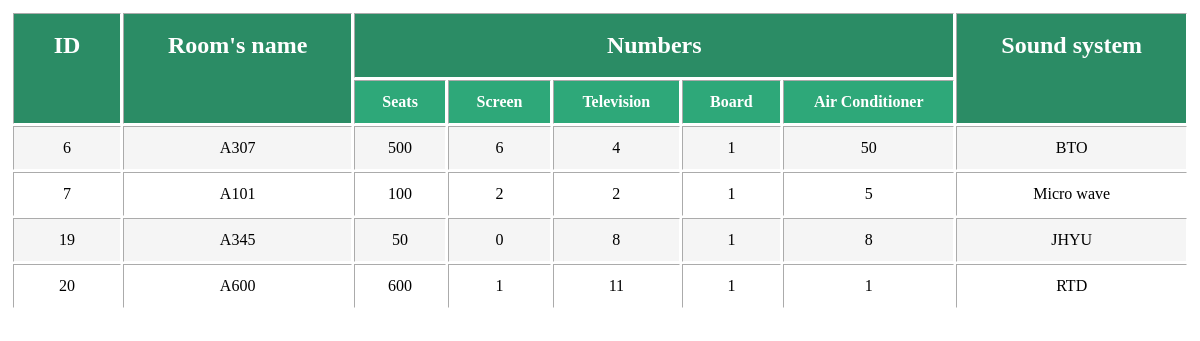
/PhpProject2/page/member/content/_list_room.php, run on the app's committed database.
### tables this page shows
CREATE TABLE `list_room` (
  `ID` int(11) NOT NULL,
  `nameRoom` varchar(30) DEFAULT NULL,
  `numOfSeats` int(11) DEFAULT NULL,
  `numOfScreen` int(11) DEFAULT NULL,
  `numOfTV` int(11) DEFAULT NULL,
  `numOfBoard` int(11) DEFAULT NULL,
  `airConditioner` char(10) DEFAULT NULL,
  `soundSystem` char(20) DEFAULT NULL,
  `Issue` int(11) NOT NULL DEFAULT '1'
);

### PhpProject2/page/member/content/_list_room.php (the view, shortened to what this page needs)
<!DOCTYPE html>
<html>
    <head>
        <link href="../css/table.css" rel="stylesheet" type="text/css"/>
    </head>
    <body>
        <?php
             $query= "SELECT
                       *
                        FROM
                        list_room
                         ";
             $result = mysql_query($query);
             ?>
        <table border='1'>
            <tr>
                <th rowspan="2" class="bground">ID</th>
                <th rowspan="2"class="bground">Room's name</th>
                <th colspan="5"class="bground">Numbers</th>
                <th rowspan="2"class="bground">Sound system</th>
            </tr>
            <tr>
                <th>Seats</th>
                <th>Screen</th>
                <th>Television</th>
                <th> Board </th>
                <th>Air Conditioner</th>
            </tr>
            <?php
            while($row = mysql_fetch_array($result))   {
                echo "<tr>";
                echo "<td>" . $row['ID'] . "</td>";
                echo "<td>" . $row['nameRoom'] . "</td>";
                echo "<td>" . $row['numOfSeats'] . "</td>";
                echo "<td>" . $row['numOfScreen'] . "</td>";
                echo "<td>" . $row['numOfTV'] . "</td>";
                echo "<td>" . $row['numOfBoard'] . "</td>";
                echo "<td>" . $row['airConditioner'] . "</td>";
                echo "<td>" . $row['soundSystem'] . "</td>";
                echo "</tr>";   }
                echo "</table>";
        ?>
    </body>
</html>

### PhpProject2/css/table.css (style rules this page uses)
table { border:#f5f5f5 solid; margin-bottom: 3em; width: 100%; background: #fff; margin: 0; padding: 0; font-size: 100%; font: inherit; vertical-align: baseline; overflow-y:scroll; }
td, th { padding: 0.75em 1.5em; text-align: center; line-height: normal; border-color: white; }
th { background-color: #31bc86; font-weight: bold; color: #fff; white-space: nowrap; }
tbody th { background-color: #2ea879; align-content: space-between; }
tbody tr:nth-child(2n-1) { background-color: #f5f5f5; transition: all .125s ease-in-out; }
.bground { background-color: #2B8C65; font-size: 150%; }
table { border: #ff0000 solid 3px; border-color: #fff; border-style: solid; }

### data on the page
list_room: ID "6", nameRoom "A307", numOfSeats "500", numOfScreen "6", numOfTV "4", numOfBoard "1", airConditioner "50", soundSystem "BTO"
list_room: ID "7", nameRoom "A101", numOfSeats "100", numOfScreen "2", numOfTV "2", numOfBoard "1", airConditioner "5", soundSystem "Micro wave"
list_room: ID "19", nameRoom "A345", numOfSeats "50", numOfScreen "0", numOfTV "8", numOfBoard "1", airConditioner "8", soundSystem "JHYU"
list_room: ID "20", nameRoom "A600", numOfSeats "600", numOfScreen "1", numOfTV "11", numOfBoard "1", airConditioner "1", soundSystem "RTD"
